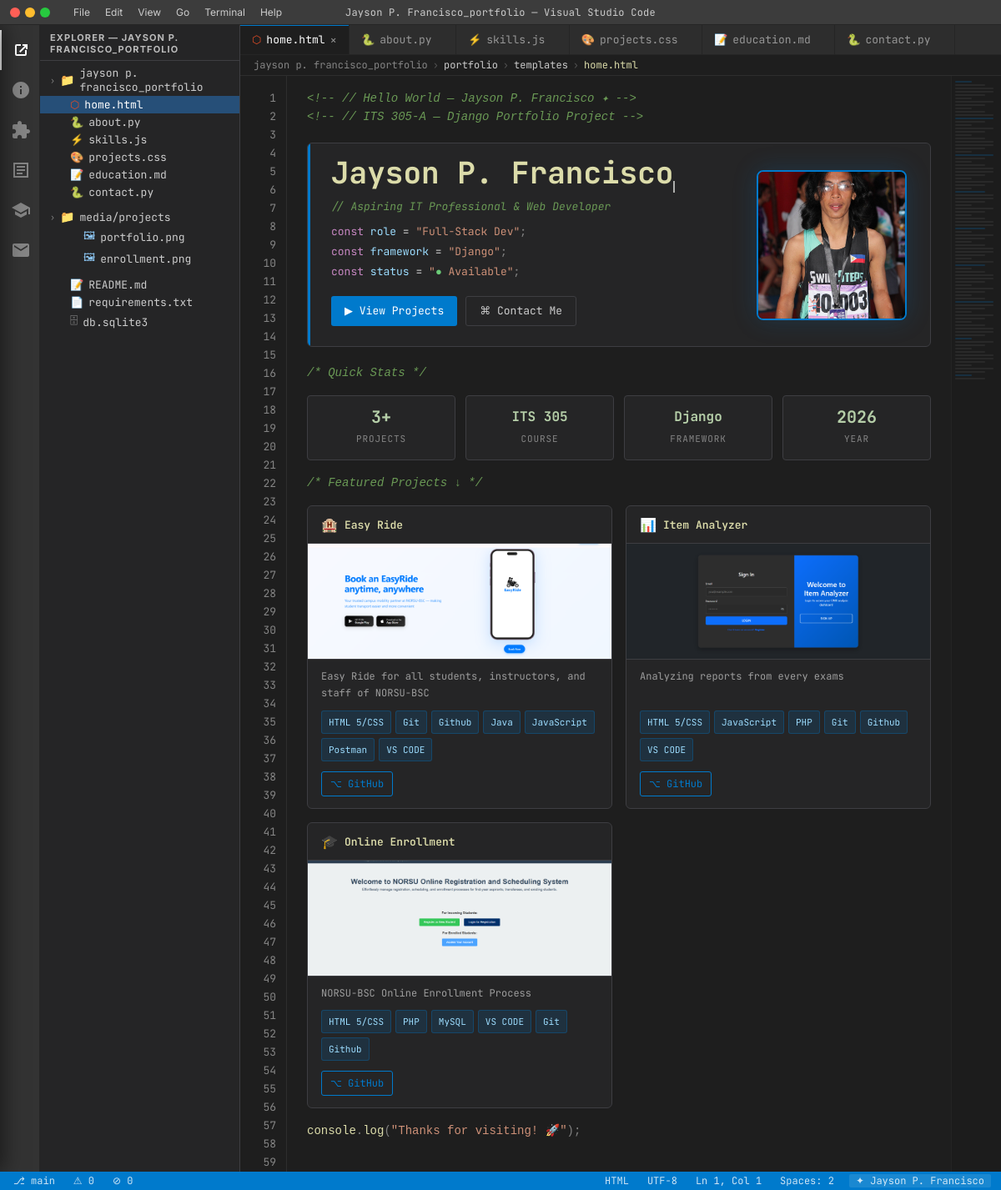
The page / on the database its author committed.
### portfolio/models.py (models this page shows, shortened)
class Profile(models.Model):
    name = models.CharField(max_length=100)
    tagline = models.CharField(max_length=200)
    about = models.TextField()
    career_goals = models.TextField()
    email = models.EmailField()
    github = models.URLField(blank=True)
    linkedin = models.URLField(blank=True)
    facebook = models.URLField(blank=True)
    photo = models.ImageField(upload_to='profile/', blank=True, null=True)
    class Meta:
        verbose_name = 'Profile'

class Project(models.Model):
    title = models.CharField(max_length=200)
    description = models.TextField()
    technologies = models.CharField(max_length=300, help_text='Comma-separated list of tools/technologies')
    github_link = models.URLField(blank=True)
    live_link = models.URLField(blank=True)
    image = models.ImageField(upload_to='projects/', blank=True, null=True)
    order = models.IntegerField(default=0)
    featured = models.BooleanField(default=False)
    def get_technologies_list(self):
        return [t.strip() for t in self.technologies.split(',')]
    class Meta:
        ordering = ['order', 'title']

### portfolio/views.py (the view)
# urls.py: path('',          views.home,      name='home'),
def home(request):
    profile = get_profile()
    featured_projects = Project.objects.filter(featured=True)[:3]
    return render(request, 'portfolio/home.html', {
        'profile': profile,
        'featured_projects': featured_projects,
    })

### portfolio/views.py (called while the page is built)
def get_profile():
    return Profile.objects.first()

### portfolio/templates/portfolio/home.html (shortened to what this page needs)
{% extends 'portfolio/base.html' %}
{% block breadcrumb %}home.html{% endblock %}
{% block sb_lang %}HTML{% endblock %}
{% block content %}
<code class="code-line"><span class="cm">&lt;!-- // Hello World — {{ profile.name|default:"Portfolio" }} ✦ --&gt;</span></code>
<code class="code-line"><span class="cm">&lt;!-- // ITS 305-A — Django Portfolio Project --&gt;</span></code>
<div class="hero-card">
  <div class="hero-inner">
    <div class="hero-text-col">
      <div class="hero-name">{{ profile.name|default:"Jayson" }}<span class="cursor"></span></div>
      <div class="hero-tagline"><span class="cm">// {{ profile.tagline|default:"Aspiring Developer & Problem Solver" }}</span></div>
      <div class="hero-tagline" style="margin-top:8px">
        <span class="kw">const</span> <span class="vr">role</span> <span class="op">=</span> <span class="str">"Full-Stack Dev"</span><span class="pun">;</span>
      </div>
      <div class="hero-tagline">
        <span class="kw">const</span> <span class="vr">framework</span> <span class="op">=</span> <span class="str">"Django"</span><span class="pun">;</span>
      </div>
      <div class="hero-tagline">
        <span class="kw">const</span> <span class="vr">status</span> <span class="op">=</span> <span class="str">"<span style="color:#6bcb77">●</span> Available"</span><span class="pun">;</span>
      </div>
      <div class="hero-buttons">
        <a href="{% url 'projects' %}" class="btn-vsc btn-primary-vsc">▶ View Projects</a>
        <a href="{% url 'contact' %}" class="btn-vsc btn-outline-vsc">⌘ Contact Me</a>
      </div>
    </div>
    <div class="hero-photo-col">
      {% if profile and profile.photo %}
        <img src="{{ profile.photo.url }}" alt="{{ profile.name }}" class="hero-photo" />
      {% else %}
        <div class="hero-photo-placeholder">👤</div>
      {% endif %}
    </div>
  </div>
</div>
<code class="code-line"><span class="cm">/* Quick Stats */</span></code>
<div class="stats-row">
  <div class="stat-box"><span class="stat-val">3+</span><div class="stat-lbl">Projects</div></div>
  <div class="stat-box"><span class="stat-val" style="font-size:16px">ITS 305</span><div class="stat-lbl">Course</div></div>
  <div class="stat-box"><span class="stat-val" style="font-size:16px">Django</span><div class="stat-lbl">Framework</div></div>
  <div class="stat-box"><span class="stat-val">2026</span><div class="stat-lbl">Year</div></div>
</div>
<code class="code-line"><span class="cm">/* Featured Projects ↓ */</span></code>
<div class="projects-grid">
  {% for project in featured_projects %}
  <div class="project-card">
    <div class="project-card-header">
      <span class="proj-icon">{% if forloop.counter == 1 %}🏨{% elif forloop.counter == 2 %}📊{% else %}🎓{% endif %}</span>
      <span class="proj-title">{{ project.title }}</span>
    </div>
    {% if project.image %}
    <img src="{{ project.image.url }}" class="project-card-img" alt="{{ project.title }}" />
    {% endif %}
    <div class="project-card-body">
      <div class="proj-desc">{{ project.description|truncatewords:18 }}</div>
      <div class="proj-techs">
        {% for tech in project.get_technologies_list %}
          <span class="tech-pill">{{ tech }}</span>
        {% endfor %}
      </div>
      <div class="proj-links">
        {% if project.github_link %}<a href="{{ project.github_link }}" class="proj-link" target="_blank">⌥ GitHub</a>{% endif %}
      </div>
    </div>
  </div>
  {% empty %}
  <div class="cm" style="padding:16px">// No featured projects yet — add them in the Admin panel.</div>
  {% endfor %}
</div>
<code class="code-line"><span class="fn">console</span><span class="pun">.</span><span class="fn">log</span><span class="pun">(</span><span class="str">"Thanks for visiting! 🚀"</span><span class="pun">);</span></code>
{% endblock %}

### portfolio/templates/portfolio/base.html (shortened to what this page needs)
{% load static %}
<!DOCTYPE html>
<html lang="en">
<head>
  <link rel="stylesheet" href="{% static 'portfolio/css/style.css' %}" />
</head>
<body>
<div class="titlebar">
  <div class="titlebar-dots">
    <div class="titlebar-dot red"></div>
    <div class="titlebar-dot yellow"></div>
    <div class="titlebar-dot green"></div>
  </div>
  <div class="titlebar-menu">
    <span class="titlebar-menu-item">File</span>
    <span class="titlebar-menu-item">Edit</span>
    <span class="titlebar-menu-item">View</span>
    <span class="titlebar-menu-item">Go</span>
    <span class="titlebar-menu-item">Terminal</span>
    <span class="titlebar-menu-item">Help</span>
  </div>
  <span class="titlebar-title">{% if profile %}{{ profile.name }}{% else %}jayson{% endif %}_portfolio — Visual Studio Code</span>
</div>
<div class="layout">
  <div class="actbar">
    <a href="{% url 'home' %}" class="actbar-icon {% if request.resolver_match.url_name == 'home' %}active{% endif %}" title="Home">
      <svg viewBox="0 0 24 24"><path d="M17 17H7V7h5V5H7a2 2 0 00-2 2v10a2 2 0 002 2h10a2 2 0 002-2v-5h-2v5z"/><path d="M14 5v2h2.59L10 13.59l1.41 1.41L18 8.41V11h2V5h-6z"/></svg>
    </a>
    <a href="{% url 'about' %}" class="actbar-icon {% if request.resolver_match.url_name == 'about' %}active{% endif %}" title="About">
      <svg viewBox="0 0 24 24"><path d="M12 2C6.48 2 2 6.48 2 12s4.48 10 10 10 10-4.48 10-10S17.52 2 12 2zm1 15h-2v-6h2v6zm0-8h-2V7h2v2z"/></svg>
    </a>
    <a href="{% url 'skills' %}" class="actbar-icon {% if request.resolver_match.url_name == 'skills' %}active{% endif %}" title="Skills">
    </a>
    <a href="{% url 'projects' %}" class="actbar-icon {% if request.resolver_match.url_name == 'projects' %}active{% endif %}" title="Projects">
      <svg viewBox="0 0 24 24"><path d="M3 3h18v18H3V3zm16 16V5H5v14h14zM7 7h10v2H7V7zm0 4h10v2H7v-2zm0 4h7v2H7v-2z"/></svg>
    </a>
    <a href="{% url 'education' %}" class="actbar-icon {% if request.resolver_match.url_name == 'education' %}active{% endif %}" title="Education">
      <svg viewBox="0 0 24 24"><path d="M5 13.18v4L12 21l7-3.82v-4L12 17l-7-3.82zM12 3L1 9l11 6 9-4.91V17h2V9L12 3z"/></svg>
    </a>
    <a href="{% url 'contact' %}" class="actbar-icon {% if request.resolver_match.url_name == 'contact' %}active{% endif %}" title="Contact">
      <svg viewBox="0 0 24 24"><path d="M20 4H4c-1.1 0-2 .9-2 2v12c0 1.1.9 2 2 2h16c1.1 0 2-.9 2-2V6c0-1.1-.9-2-2-2zm0 4l-8 5-8-5V6l8 5 8-5v2z"/></svg>
    </a>
  </div>
  <div class="sidebar">
    <div class="sidebar-header">Explorer — {% if profile %}{{ profile.name|lower }}{% else %}jayson{% endif %}_portfolio</div>
    <div class="sidebar-tree">
      <div class="tree-folder open">
        <span class="chevron">›</span><span class="tree-folder-icon">📁</span>
        <span>{% if profile %}{{ profile.name|lower }}{% else %}jayson{% endif %}_portfolio</span>
      </div>
      <a href="{% url 'home' %}" class="tree-file {% if request.resolver_match.url_name == 'home' %}active{% endif %}">
        <span class="file-icon html-icon">⬡</span><span>home.html</span>
      </a>
      <a href="{% url 'about' %}" class="tree-file {% if request.resolver_match.url_name == 'about' %}active{% endif %}">
        <span class="file-icon py-icon">🐍</span><span>about.py</span>
      </a>
      <a href="{% url 'skills' %}" class="tree-file {% if request.resolver_match.url_name == 'skills' %}active{% endif %}">
        <span class="file-icon js-icon">⚡</span><span>skills.js</span>
      </a>
      <a href="{% url 'projects' %}" class="tree-file {% if request.resolver_match.url_name == 'projects' %}active{% endif %}">
        <span class="file-icon css-icon">🎨</span><span>projects.css</span>
      </a>
      <a href="{% url 'education' %}" class="tree-file {% if request.resolver_match.url_name == 'education' %}active{% endif %}">
        <span class="file-icon md-icon">📝</span><span>education.md</span>
      </a>
      <a href="{% url 'contact' %}" class="tree-file {% if request.resolver_match.url_name == 'contact' %}active{% endif %}">
        <span class="file-icon py-icon">🐍</span><span>contact.py</span>
      </a>
      <div class="tree-folder open" style="margin-top:8px">
        <span class="chevron">›</span><span class="tree-folder-icon">📁</span><span>media/projects</span>
      </div>
      <div class="tree-file" style="padding-left:52px">
        <span class="file-icon" style="color:#8bc4f0">🖼</span><span>portfolio.png</span>
      </div>
      <div class="tree-file" style="padding-left:52px">
        <span class="file-icon" style="color:#8bc4f0">🖼</span><span>enrollment.png</span>
      </div>
      <div class="tree-file" style="margin-top:8px">
        <span class="file-icon md-icon">📝</span><span>README.md</span>
      </div>
      <div class="tree-file">
        <span class="file-icon" style="color:#6bcb77">📄</span><span>requirements.txt</span>
      </div>
      <div class="tree-file">
        <span class="file-icon" style="color:#999">🗄</span><span>db.sqlite3</span>
      </div>
    </div>
  </div>
  <div class="main">
    <div class="tabbar">
      <a href="{% url 'home' %}" class="tab {% if request.resolver_match.url_name == 'home' %}active{% endif %}">
        <span class="html-icon">⬡</span> home.html <span class="tab-close">×</span>
      </a>
      <a href="{% url 'about' %}" class="tab {% if request.resolver_match.url_name == 'about' %}active{% endif %}">
        <span class="py-icon">🐍</span> about.py <span class="tab-close">×</span>
      </a>
      <a href="{% url 'skills' %}" class="tab {% if request.resolver_match.url_name == 'skills' %}active{% endif %}">
        <span class="js-icon">⚡</span> skills.js <span class="tab-close">×</span>
      </a>
      <a href="{% url 'projects' %}" class="tab {% if request.resolver_match.url_name == 'projects' %}active{% endif %}">
        <span class="css-icon">🎨</span> projects.css <span class="tab-close">×</span>
      </a>
      <a href="{% url 'education' %}" class="tab {% if request.resolver_match.url_name == 'education' %}active{% endif %}">
        <span class="md-icon">📝</span> education.md <span class="tab-close">×</span>
      </a>
      <a href="{% url 'contact' %}" class="tab {% if request.resolver_match.url_name == 'contact' %}active{% endif %}">
        <span class="py-icon">🐍</span> contact.py <span class="tab-close">×</span>
      </a>
    </div>
    <div class="breadcrumbs">
      <span>{% if profile %}{{ profile.name|lower }}{% else %}jayson{% endif %}_portfolio</span>
      <span class="breadcrumb-sep">›</span><span class="breadcrumb-item">portfolio</span>
      <span class="breadcrumb-sep">›</span><span class="breadcrumb-item">templates</span>
      <span class="breadcrumb-sep">›</span>
      <span class="breadcrumb-item active">{% block breadcrumb %}home.html{% endblock %}</span>
    </div>
    <div class="editor" id="editorPane">
      <div class="line-numbers" id="lineNumbers"></div>
      <div class="code-content" id="codeContent">
        {% block content %}{% endblock %}
      </div>
      <div class="minimap"><div class="minimap-lines" id="minimapLines"></div></div>
    </div>
  </div>
</div>
<div class="statusbar">
  <div class="statusbar-left">
    <span class="statusbar-item branch">main</span>
    <span class="statusbar-item sb-hide-xs">⚠ 0</span>
    <span class="statusbar-item sb-hide-xs">⊘ 0</span>
  </div>
  <div class="statusbar-right">
    <span class="statusbar-item sb-hide-sm">{% block sb_lang %}HTML{% endblock %}</span>
    <span class="statusbar-item sb-hide-sm">UTF-8</span>
    <span class="statusbar-item sb-hide-xs" id="sbLn">Ln 1, Col 1</span>
    <span class="statusbar-item sb-hide-sm">Spaces: 2</span>
    <span class="statusbar-item sb-brand">✦ {% if profile %}{{ profile.name }}{% else %}Portfolio{% endif %}</span>
  </div>
</div>
</body>
</html>

### rows shown on the page
Profile: name "Jayson P. Francisco", name "JAYSON P. FRANCISCO", name "jayson p. francisco", tagline "Aspiring IT Professional & Web Developer", photo (picture)
Project: title "Easy Ride", image (picture), description "Easy Ride for all students, instructors, and staff of NORSU-BSC", get_technologies_list "HTML 5/CSS" "Git" "Github" "Java" "JavaScript" "Postman" "VS CODE"
Project: title "Item Analyzer", image (picture), description "Analyzing reports from every exams", get_technologies_list "HTML 5/CSS" "JavaScript" "PHP" "Git" "Github" "VS CODE"
Project: title "Online Enrollment", image (picture), description "NORSU-BSC Online Enrollment Process", get_technologies_list "HTML 5/CSS" "PHP" "MySQL" "VS CODE" "Git" "Github"
